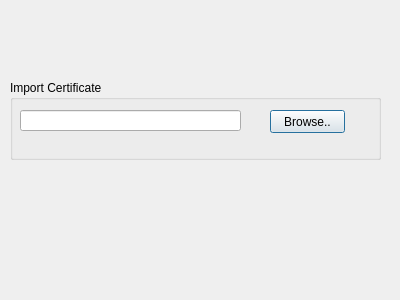
<?xml version="1.0" encoding="UTF-8"?>
<ui version="4.0">
 <class>Import</class>
 <widget class="QDialog" name="Import">
  <property name="geometry">
   <rect>
    <x>0</x>
    <y>0</y>
    <width>400</width>
    <height>300</height>
   </rect>
  </property>
  <property name="windowTitle">
   <string>Dialog</string>
  </property>
  <widget class="QGroupBox" name="groupBox">
   <property name="geometry">
    <rect>
     <x>10</x>
     <y>80</y>
     <width>371</width>
     <height>80</height>
    </rect>
   </property>
   <property name="title">
    <string>Import Certificate</string>
   </property>
   <widget class="QPushButton" name="browseImport_Button">
    <property name="geometry">
     <rect>
      <x>260</x>
      <y>30</y>
      <width>75</width>
      <height>23</height>
     </rect>
    </property>
    <property name="text">
     <string>Browse..</string>
    </property>
   </widget>
   <widget class="QLineEdit" name="lineEdit">
    <property name="geometry">
     <rect>
      <x>10</x>
      <y>30</y>
      <width>221</width>
      <height>21</height>
     </rect>
    </property>
   </widget>
  </widget>
 </widget>
 <resources/>
 <connections/>
</ui>
